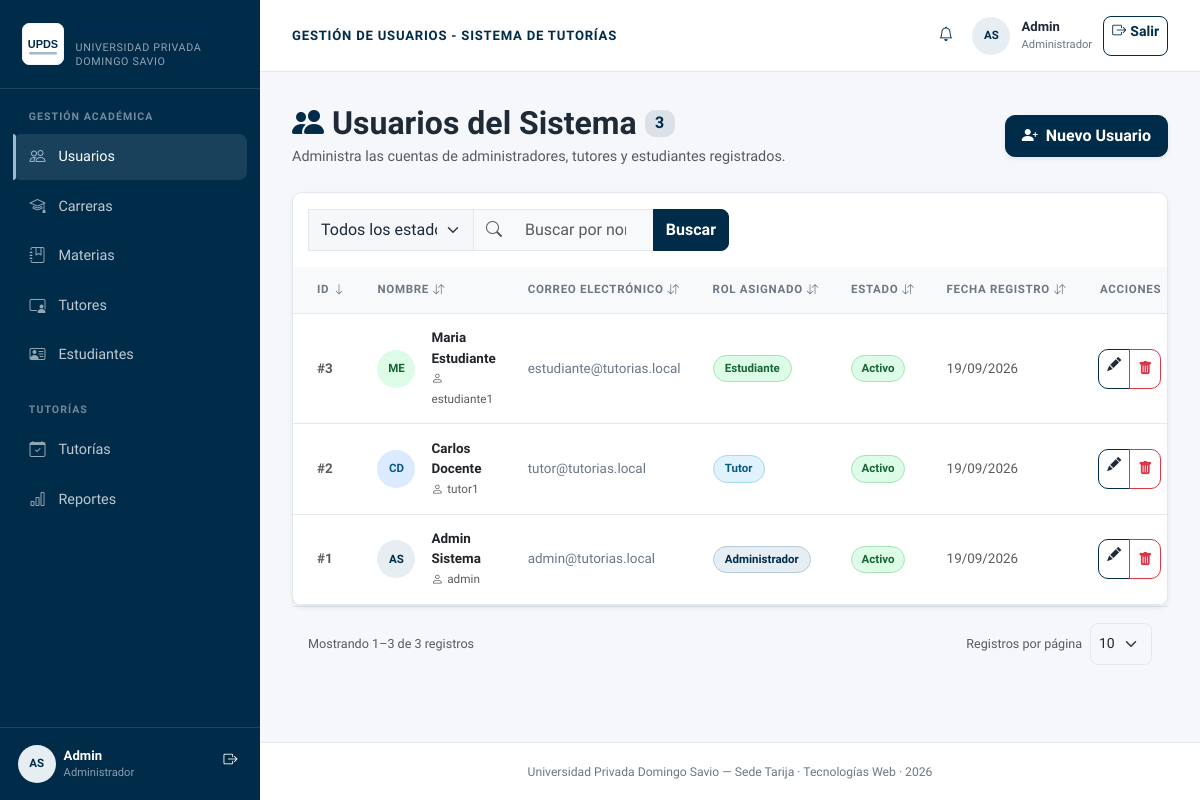
Screenshot of /controllers/usuarios_listar.php (signed in) with the database file from the repository.
### tables this page shows
CREATE TABLE IF NOT EXISTS usuarios (
  id_usuario INT AUTO_INCREMENT PRIMARY KEY,
  id_rol INT NOT NULL,
  nombre VARCHAR(100) NOT NULL,
  apellido VARCHAR(100) NOT NULL,
  correo VARCHAR(150) NOT NULL UNIQUE,
  usuario VARCHAR(50) NOT NULL UNIQUE,
  contrasena_hash VARCHAR(255) NOT NULL,      
  telefono VARCHAR(20),
  estado ENUM('activo','inactivo','pendiente') NOT NULL DEFAULT 'activo',
  fecha_registro DATETIME DEFAULT CURRENT_TIMESTAMP,
  CONSTRAINT fk_usuarios_roles FOREIGN KEY (id_rol) REFERENCES roles(id_rol) ON UPDATE CASCADE
);

### controllers/usuarios_listar.php (called while the page is built, shortened)
<?php
require_once __DIR__ . '/../config/conexion.php';
require_once __DIR__ . '/../models/UsuarioModel.php';
require_once __DIR__ . '/../includes/lista_helper.php';
$usuarioModel = new UsuarioModel($pdo);
$ordenesPermitidos = ['id', 'nombre', 'correo', 'rol', 'estado', 'fecha'];
$ordenActual = in_array($_GET['orden'] ?? '', $ordenesPermitidos, true) ? $_GET['orden'] : 'id';
$dirActual = ($_GET['dir'] ?? '') === 'asc' ? 'asc' : 'desc';
$q = isset($_GET['q']) && is_scalar($_GET['q']) ? trim((string) $_GET['q']) : '';
$estado = in_array($_GET['estado'] ?? '', ['activo', 'inactivo', 'pendiente'], true) ? $_GET['estado'] : '';
$orden = $ordenActual;
$dir = $dirActual;
$parametrosPagina = paginacionParametros();
$totalRegistros = $usuarioModel->contar($q, $estado);
$pag = paginacionCalcular($totalRegistros, $parametrosPagina);
$usuarios = $usuarioModel->obtenerPaginadas($q, $orden, $dir, $pag['por_pagina'], $pag['offset'], $estado);
require_once __DIR__ . '/../views/usuarios/listar.php';

### models/UsuarioModel.php (called while the page is built, shortened)
<?php
class UsuarioModel
{
    private $pdo;
    public function __construct($pdo)
    {
        $this->pdo = $pdo;
    }
    public function obtenerPaginadas($q, $orden, $dir, $limite, $offset, $estado = '')
    {
        $columnas = ['id' => 'u.id_usuario', 'nombre' => 'u.nombre', 'correo' => 'u.correo', 'rol' => 'r.nombre_rol', 'estado' => 'u.estado', 'fecha' => 'u.fecha_registro'];
        $ordenSql = $columnas[$orden] ?? $columnas['id'];
        $dirSql = strtolower($dir) === 'asc' ? 'ASC' : 'DESC';
        $sql = "SELECT u.id_usuario, u.nombre, u.apellido, u.correo, u.usuario, r.nombre_rol, u.estado, u.fecha_registro
                FROM usuarios u INNER JOIN roles r ON u.id_rol = r.id_rol";
        $condiciones = [];
        $sql .= " ORDER BY {$ordenSql} {$dirSql} LIMIT :limite OFFSET :offset";
        $stmt = $this->pdo->prepare($sql);
        $stmt->bindValue(':limite', $limite, PDO::PARAM_INT);
        $stmt->bindValue(':offset', $offset, PDO::PARAM_INT);
        $stmt->execute();
        return $stmt->fetchAll();
    }
    public function contar($q = '', $estado = '')
    {
        $sql = 'SELECT COUNT(*) FROM usuarios u INNER JOIN roles r ON u.id_rol = r.id_rol';
        $condiciones = [];
        $stmt = $this->pdo->prepare($sql);
        $stmt->execute();
        return (int) $stmt->fetchColumn();
    }
}

### views/usuarios/listar.php (the view, shortened to what this page needs)
<?php
include __DIR__ . '/../layouts/header.php';
?>
<div class="d-flex flex-column flex-md-row justify-content-between align-items-start align-items-md-center mb-4 gap-3">
  <div>
    <h2 class="fw-bold mb-1 d-flex align-items-center gap-2">
      <i class="bi bi-people-fill text-primary"></i>
      <span>Usuarios del Sistema</span>
      <span class="badge bg-primary bg-opacity-10 text-primary fs-6"><?= $totalRegistros ?></span>
    </h2>
    <p class="text-muted mb-0">Administra las cuentas de administradores, tutores y estudiantes registrados.</p>
  </div>
  <div>
    <a href="usuarios_crear.php" class="btn btn-primary d-flex align-items-center gap-2 shadow-sm px-3 py-2 rounded-3">
      <i class="bi bi-person-plus-fill"></i>
      <span class="fw-semibold">Nuevo Usuario</span>
    </a>
  </div>
</div>
<div class="card card-custom shadow-sm overflow-hidden">
  <div class="card-header bg-white py-3 border-0 d-flex flex-column flex-sm-row justify-content-between align-items-sm-center gap-2">
    <form method="GET" class="input-group" style="max-width: 420px;">
      <select name="estado" class="form-select" aria-label="Filtrar por estado"><option value="">Todos los estados</option></select>
      <span class="input-group-text bg-light border-end-0 text-muted"><i class="bi bi-search"></i></span>
      <input type="search" name="q" value="<?= htmlspecialchars($q) ?>" class="form-control bg-light border-start-0" placeholder="Buscar por nombre, usuario...">
      <button class="btn btn-primary" type="submit">Buscar</button>
    </form>
  </div>
  <div class="table-responsive">
    <table class="table table-hover align-middle mb-0" id="tablaUsuarios">
      <thead class="table-light text-muted text-uppercase" style="font-size: 0.75rem; letter-spacing: 0.5px;">
        <tr>
          <th class="text-end pe-4">Acciones</th>
        </tr>
      </thead>
      <tbody>
        <?php foreach ($usuarios as $u): ?>
          <tr>
            <td class="ps-4 text-muted fw-semibold">#<?= htmlspecialchars($u['id_usuario']) ?></td>
            <td>
              <div class="d-flex align-items-center gap-3">
                <?= avatar($u['nombre'], $u['apellido'], $u['nombre_rol']) ?>
                <div>
                  <div class="fw-bold text-dark"><?= htmlspecialchars($u['nombre'] . ' ' . $u['apellido']) ?></div>
                  <small class="text-muted"><i class="bi bi-person me-1"></i><?= htmlspecialchars($u['usuario']) ?></small>
                </div>
              </div>
            </td>
            <td>
              <span class="text-secondary"><?= htmlspecialchars($u['correo']) ?></span>
            </td>
            <td>
              <?= rol_badge($u['nombre_rol']) ?>
            </td>
            <td>
              <?= estado_badge($u['estado']) ?>
            </td>
            <td class="text-muted small">
              <?= date('d/m/Y', strtotime($u['fecha_registro'])) ?>
            </td>
            <td class="text-end pe-4">
              <div class="btn-group" role="group">
                <a href="usuarios_editar.php?id=<?= $u['id_usuario'] ?>" class="btn btn-outline-primary btn-sm rounded-start-2" title="Editar">
                  <i class="bi bi-pencil-fill"></i>
                </a>
                <button type="button" class="btn btn-outline-danger btn-sm rounded-end-2"
                        onclick="confirmarEliminacion('usuarios_eliminar.php?id=<?= $u['id_usuario'] ?>', 'Se eliminará al usuario <?= htmlspecialchars($u['usuario']) ?> y sus accesos.')"
                        title="Eliminar">
                  <i class="bi bi-trash-fill"></i>
                </button>
              </div>
            </td>
          </tr>
        <?php endforeach; ?>
      </tbody>
    </table>
  </div>
</div>
<?php include __DIR__ . '/../partials/paginacion.php'; ?>
<?php include __DIR__ . '/../layouts/footer.php'; ?>

### includes/vista_helpers.php (shortened to what this page needs)
<?php
function estado_badge($estado)
{
    $estado = (string) $estado;
    $clases = [
        'pendiente' => 'status-badge status-pending',
        'confirmada' => 'status-badge status-confirmed',
        'realizada' => 'status-badge status-completed',
        'cancelada' => 'status-badge status-cancelled',
        'activo' => 'status-badge status-active',
        'inactivo' => 'status-badge status-inactive',
    ];
    $etiquetas = [
        'pendiente' => 'Pendiente',
        'confirmada' => 'Confirmada',
        'realizada' => 'Realizada',
        'cancelada' => 'Cancelada',
        'activo' => 'Activo',
        'inactivo' => 'Inactivo',
    ];
    $clase = $clases[$estado] ?? 'status-badge status-neutral';
    $etiqueta = $etiquetas[$estado] ?? ucfirst($estado);
    return '<span class="' . $clase . '">' . htmlspecialchars($etiqueta, ENT_QUOTES, 'UTF-8') . '</span>';
}
function avatar($nombre, $apellido = '', $rol = '')
{
    $nombre = trim((string) $nombre);
    $apellido = trim((string) $apellido);
    $iniciales = strtoupper(substr($nombre, 0, 1) . substr($apellido, 0, 1));
    $clasesRol = [
        'administrador' => 'avatar-admin',
        'tutor' => 'avatar-tutor',
        'estudiante' => 'avatar-student',
    ];
    $claseRol = $clasesRol[$rol] ?? 'avatar-default';
    return '<span class="avatar ' . $claseRol . '" aria-hidden="true">'
        . htmlspecialchars($iniciales, ENT_QUOTES, 'UTF-8') . '</span>';
}
function rol_badge($rol)
{
    $rol = (string) $rol;
    $mapa = ['administrador' => ['role-admin', 'Administrador'], 'tutor' => ['role-tutor', 'Tutor'], 'estudiante' => ['role-student', 'Estudiante']];
    [$clase, $etiqueta] = $mapa[$rol] ?? ['status-neutral', ucfirst($rol)];
    return '<span class="role-badge ' . $clase . '">' . htmlspecialchars($etiqueta, ENT_QUOTES, 'UTF-8') . '</span>';
}

### rows the page displays
usuarios: id_usuario "3", iniciales "ME", nombre+apellido "Maria Estudiante", usuario "estudiante1", correo "estudiante@tutorias.local", etiqueta "Estudiante", estado "Activo", fecha_registro "19/09/2026"
usuarios: id_usuario "2", iniciales "CD", nombre+apellido "Carlos Docente", usuario "tutor1", correo "tutor@tutorias.local", etiqueta "Tutor", estado "Activo", fecha_registro "19/09/2026"
usuarios: id_usuario "1", iniciales "AS", nombre+apellido "Admin Sistema", usuario "admin", correo "admin@tutorias.local", etiqueta "Administrador", estado "Activo", fecha_registro "19/09/2026"

### other values shown
$iniciales "AS AS"
$nombreSesion "Admin"
$rolSesion "Administrador"
$tituloSeccion "GESTIÓN DE USUARIOS - SISTEMA DE TUTORÍAS"
$totalRegistros "3"
$etiqueta "ID NOMBRE CORREO ELECTRÓNICO ROL ASIGNADO ESTADO FECHA REGISTRO"
$inicio "1"
$fin "3"
$pag['total'] "3"
form field por_pagina "10"
